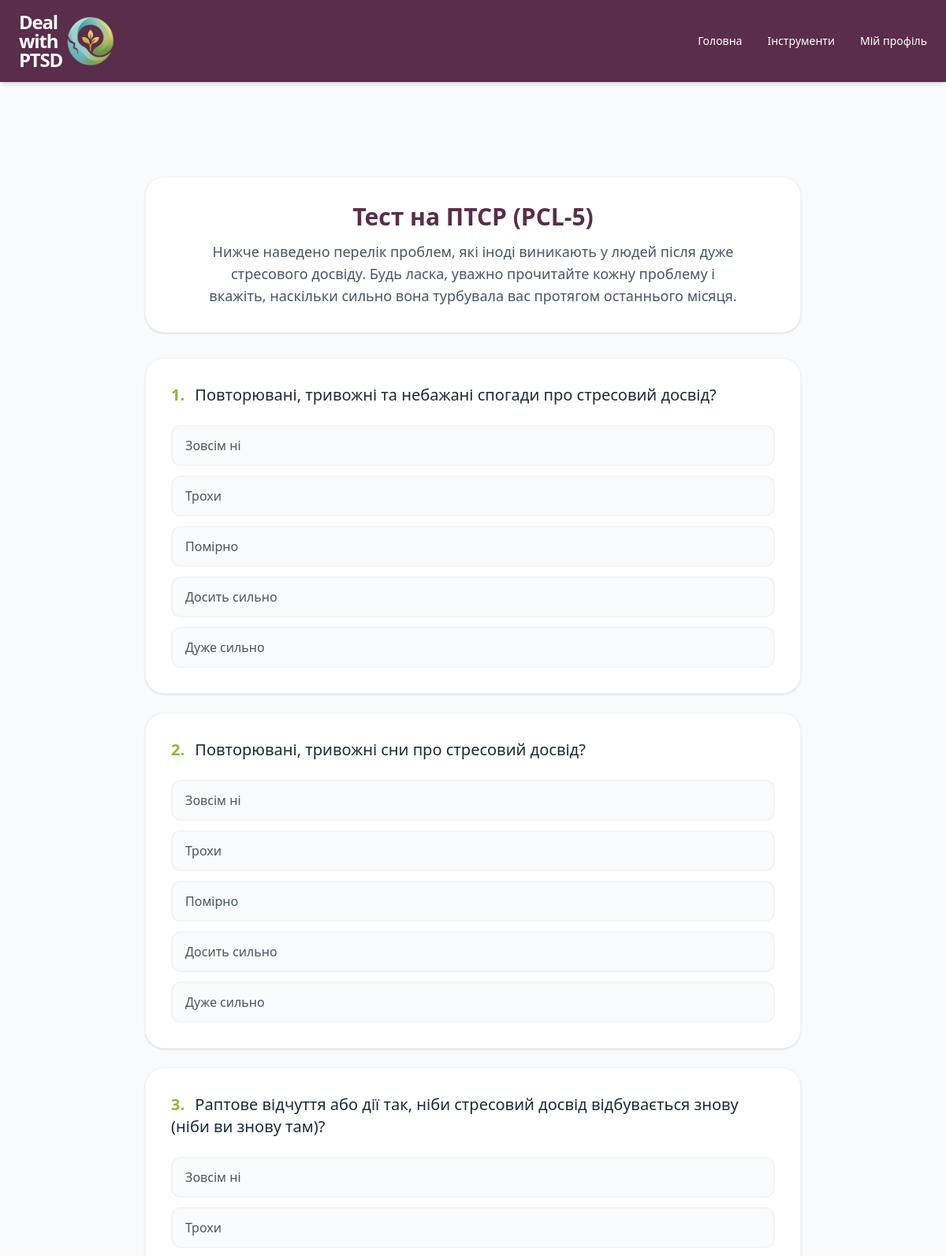
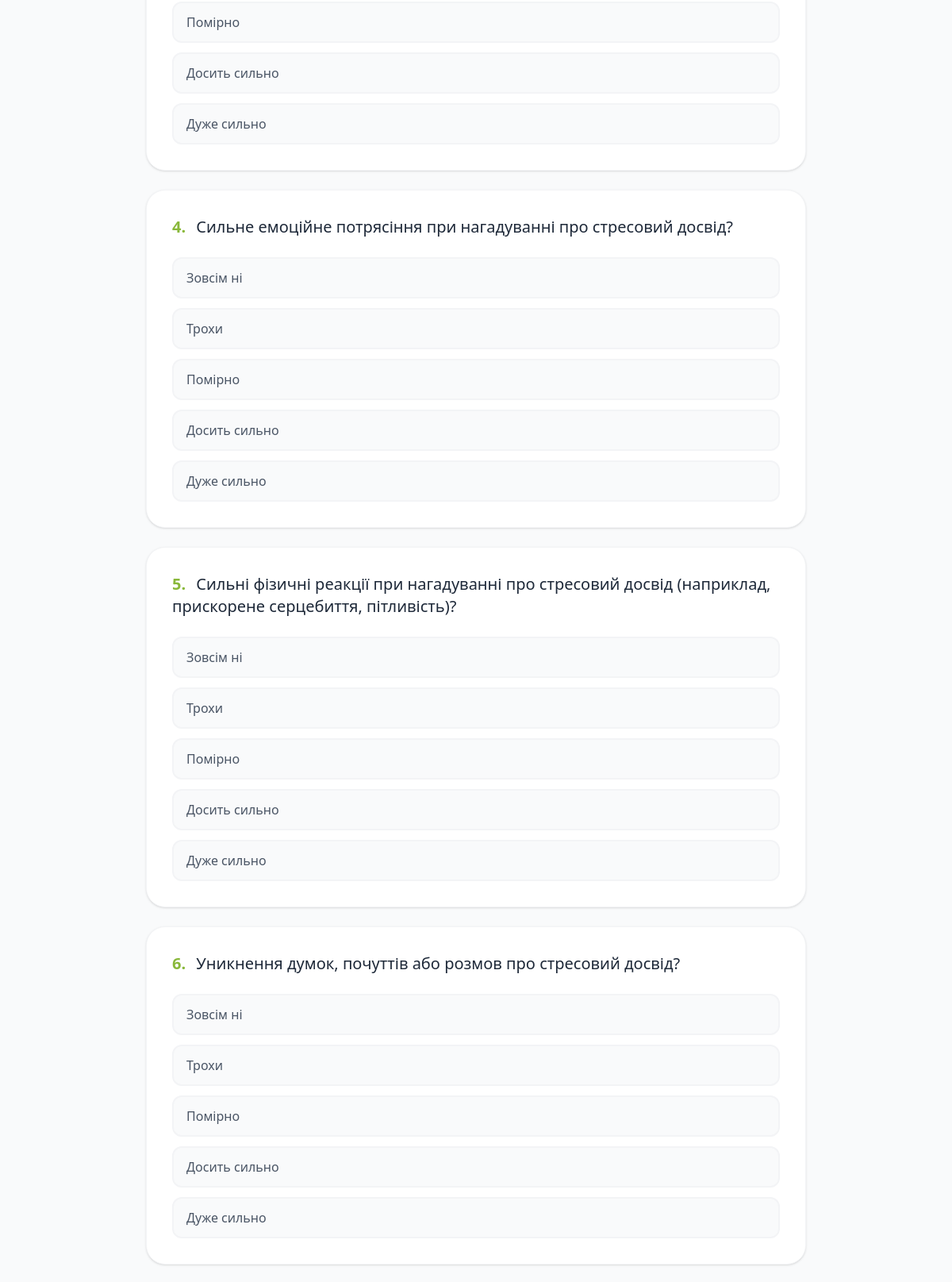
Page /tests/pcl5/take/ (signed in, upper part) on the committed database (2 pictures, top to bottom).
### assessments/models.py (models this page shows, shortened)
class Assessment(models.Model):
    title = models.CharField(max_length=200, verbose_name="Назва тесту")
    short_name = models.SlugField(max_length=50, unique=True, verbose_name="Коротка назва (для URL)")
    description = models.TextField(blank=True, verbose_name="Опис тесту (для списку)")
    instruction = models.TextField(blank=True, verbose_name="Інструкція перед проходженням")
    icon = models.CharField(
        max_length=100,
        default='assessments/images/anxiety.png',
        verbose_name="Шлях до іконки",
        help_text="assessments/images/depressed.png"
    )
    time_to_complete = models.CharField(max_length=50, blank=True, verbose_name="Час проходження")
    questions_count = models.PositiveIntegerField(default=0, verbose_name="Кількість питань")
    reliability = models.CharField(max_length=100, blank=True, verbose_name="Надійність")
    about_text = models.TextField(blank=True, verbose_name="Детальний опис (HTML)")
    class Meta:
        verbose_name = "Тест"
        verbose_name_plural = "Тести"

class Question(models.Model):
    assessment = models.ForeignKey(Assessment, on_delete=models.CASCADE, related_name='questions', verbose_name="Тест")
    text = models.CharField(max_length=500, verbose_name="Текст запитання")
    order = models.PositiveIntegerField(default=0, verbose_name="Порядковий номер")
    scale = models.CharField(max_length=50, blank=True, verbose_name="Шкала/Субшкала")
    class Meta:
        ordering = ['order']
        verbose_name = "Запитання"
        verbose_name_plural = "Запитання"

class Choice(models.Model):
    question = models.ForeignKey(Question, on_delete=models.CASCADE, related_name='choices', verbose_name="Запитання")
    value = models.PositiveIntegerField(verbose_name="Кількість балів (0, 1, 2...)")
    text = models.CharField(max_length=200, verbose_name="Текст відповіді")
    class Meta:
        ordering = ['value']
        verbose_name = "Варіант відповіді"
        verbose_name_plural = "Варіанти відповідей"

### assessments/views.py (the view, shortened to what this page needs)
# urls.py: path('<slug:test_slug>/take/', views.take_test, name='take-test'),
def take_test(request, test_slug):
    auth_redirect = _redirect_if_anonymous(request)
    if auth_redirect:
        return auth_redirect
    assessment = get_object_or_404(Assessment, short_name=test_slug)
    questions = assessment.questions.all().order_by('order')
    context = {
        'assessment': assessment,
        'questions': questions
    }
    return render(request, 'assessments/take_test.html', context)

### assessments/views.py (called while the page is built)
def _redirect_if_anonymous(request):
    if not request.user.is_authenticated:
        return redirect('accounts:register')
    return None

### assessments/templates/assessments/take_test.html (shortened to what this page needs)
{% extends "base.html" %}
{% block content %}
    <main class="bg-gray-50 min-h-screen py-16 sm:py-24">
        <div class="max-w-4xl mx-auto px-4 sm:px-6 lg:px-8 mt-20 sm:mt-32">
            <div class="bg-white rounded-3xl p-8 mb-8 shadow-sm border border-gray-100 text-center">
                <h1 class="text-3xl font-bold text-[#5a2d4a] mb-3">{{ assessment.title }}</h1>
                <p class="text-gray-600 max-w-2xl mx-auto text-lg">
                    {{ assessment.instruction }}
                </p>
            </div>
            <form method="POST" action="{% url 'assessments:take-test' test_slug=assessment.short_name %}" class="space-y-6">
                {% for question in questions %}
                    <div class="bg-white p-6 md:p-8 rounded-3xl shadow-sm border border-gray-100">
                        <h3 class="text-lg md:text-xl font-medium text-gray-800 mb-6">
                            <span class="text-[#89b83a] font-bold mr-2">{{ question.order }}.</span>
                            {{ question.text }}
                        </h3>
                        <div class="flex flex-col gap-3">
                            {% for choice in question.choices.all %}
                                <label class="relative block cursor-pointer w-full">
                                    <div class="w-full flex items-center justify-start text-left px-4 py-3 rounded-xl border-2 border-gray-100 bg-gray-50 text-gray-600 peer-checked:bg-[#89b83a] peer-checked:border-[#89b83a] peer-checked:text-white hover:border-[#89b83a]/30 transition-all">
                                        <span class="text-sm sm:text-base font-medium">{{ choice.text }}</span>
                                    </div>
                                </label>
                            {% endfor %}
                        </div>
                    </div>
                {% endfor %}
            </form>
        </div>
    </main>
{% endblock %}

### rows in the picture
Assessment: title "Тест на ПТСР (PCL-5)", instruction "Нижче наведено перелік проблем, які іноді виникають у людей після дуже стресового досвіду. Будь ласка, уважно прочитайте кожну проблему і вкажіть, наскільки сильно вона турбувала вас протягом останнього місяця."
Question: order "1", text "Повторювані, тривожні та небажані спогади про стресовий досвід?"
Choice: text "Зовсім ні"
Choice: text "Трохи"
Choice: text "Помірно"
Choice: text "Досить сильно"
Choice: text "Дуже сильно"
Question: order "2", text "Повторювані, тривожні сни про стресовий досвід?"
Choice: text "Зовсім ні"
Choice: text "Трохи"
Choice: text "Помірно"
Choice: text "Досить сильно"
Choice: text "Дуже сильно"
Question: order "3", text "Раптове відчуття або дії так, ніби стресовий досвід відбувається знову (ніби ви знову там)?"
Choice: text "Зовсім ні"
Choice: text "Трохи"
Choice: text "Помірно"
Choice: text "Досить сильно"
Choice: text "Дуже сильно"
Question: order "4", text "Сильне емоційне потрясіння при нагадуванні про стресовий досвід?"
Choice: text "Зовсім ні"
Choice: text "Трохи"
Choice: text "Помірно"
Choice: text "Досить сильно"
Choice: text "Дуже сильно"
Question: order "5", text "Сильні фізичні реакції при нагадуванні про стресовий досвід (наприклад, прискорене серцебиття, пітливість)?"
Choice: text "Зовсім ні"
Choice: text "Трохи"
Choice: text "Помірно"
Choice: text "Досить сильно"
Choice: text "Дуже сильно"
Question: order "6", text "Уникнення думок, почуттів або розмов про стресовий досвід?"
Choice: text "Зовсім ні"
Choice: text "Трохи"
Choice: text "Помірно"
Choice: text "Досить сильно"
Choice: text "Дуже сильно"
